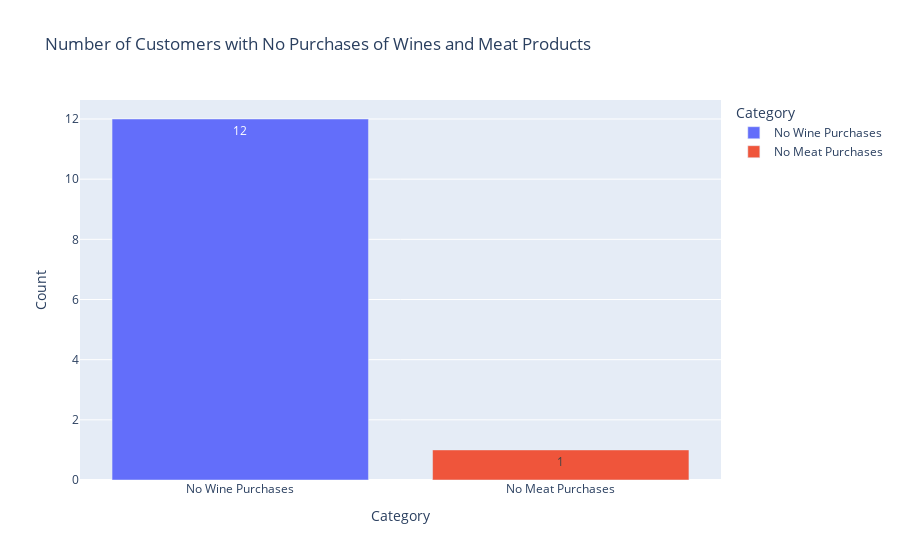

Here is the notebook cell this chart was saved with:
### Markdown cell above
### Bar Chart Pelanggan yang tidak membeli wine dan meat sama sekali

### Code cell
import plotly.express as px

# Melihat Customer yang tidak pernah membeli Wines dan Meat Product
no_wine_customers = df[df['MntWines'] == 0]
no_meat_customers = df[df['MntMeatProducts'] == 0]

# Count the number of customers who never bought Wines and Meat Products
no_wine_count = no_wine_customers.shape[0]
no_meat_count = no_meat_customers.shape[0]

# Create a DataFrame for visualization
data = {
    'Category': ['No Wine Purchases', 'No Meat Purchases'],
    'Count': [no_wine_count, no_meat_count]
}
df_vis = pd.DataFrame(data)

# Create a bar chart
fig = px.bar(df_vis, x='Category', y='Count', title='Number of Customers with No Purchases of Wines and Meat Products', 
             color='Category', text='Count', hover_data={'Category': True, 'Count': True})

# Show the plot
fig.show()

### Figure 1 — Plotly figure (JSON) as saved in the notebook; plotly's stock layout.template omitted (floating-point values rounded to 4 significant figures)
{"data": [{"alignmentgroup": "True", "hovertemplate": "Category=%{x}<br>Count=%{text}<extra></extra>", "legendgroup": "No Wine Purchases", "marker": {"color": "#636efa", "pattern": {"shape": ""}}, "name": "No Wine Purchases", "offsetgroup": "No Wine Purchases", "orientation": "v", "showlegend": true, "text": [12], "textposition": "auto", "type": "bar", "x": ["No Wine Purchases"], "xaxis": "x", "y": [12], "yaxis": "y"}, {"alignmentgroup": "True", "hovertemplate": "Category=%{x}<br>Count=%{text}<extra></extra>", "legendgroup": "No Meat Purchases", "marker": {"color": "#EF553B", "pattern": {"shape": ""}}, "name": "No Meat Purchases", "offsetgroup": "No Meat Purchases", "orientation": "v", "showlegend": true, "text": [1], "textposition": "auto", "type": "bar", "x": ["No Meat Purchases"], "xaxis": "x", "y": [1], "yaxis": "y"}], "layout": {"barmode": "relative", "legend": {"title": {"text": "Category"}, "tracegroupgap": 0}, "title": {"text": "Number of Customers with No Purchases of Wines and Meat Products"}, "xaxis": {"anchor": "y", "categoryarray": ["No Wine Purchases", "No Meat Purchases"], "categoryorder": "array", "domain": [0, 1], "title": {"text": "Category"}}, "yaxis": {"anchor": "x", "domain": [0, 1], "title": {"text": "Count"}}}}
